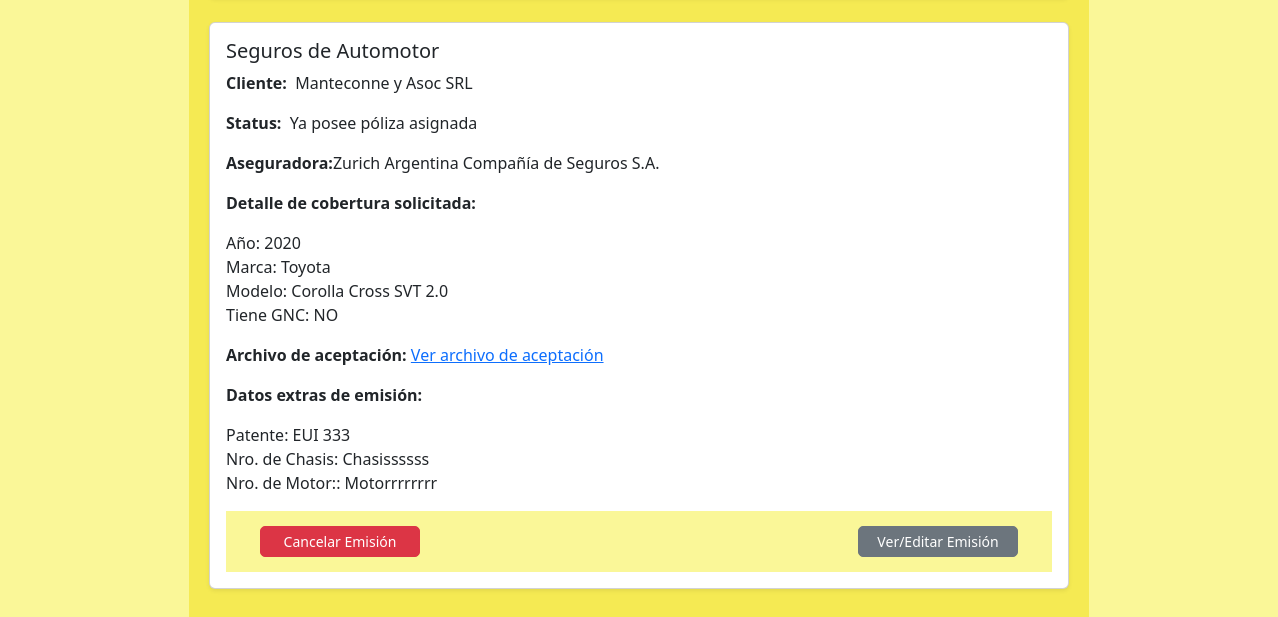
Page /staff/emisiones/list (signed in, lower part) on the earlier database version.
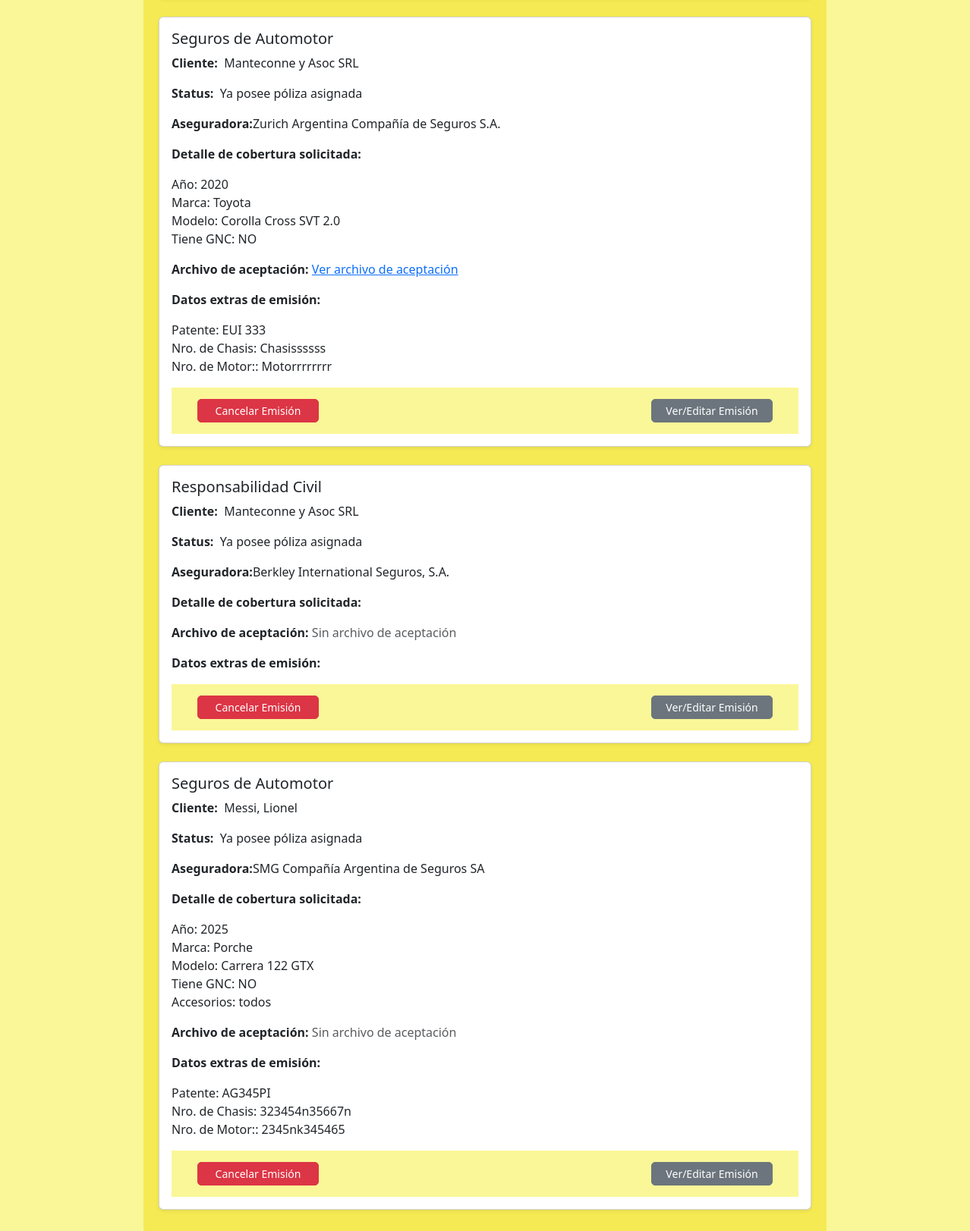
Same page on the later database version.
### EmisionesApp/models.py (models this page shows, shortened)
class Emision(models.Model):
    MAX_DIAS_SIN_POLIZA = 3
    fecha_creacion = models.DateTimeField(auto_now_add=True, verbose_name='Fecha de Creación')
    usuario_creacion = models.ForeignKey(
        'auth.User', on_delete=models.CASCADE, verbose_name='Usuario Creador',related_name='nuevas_emisiones'
    )
    Cotizacion = models.ForeignKey(Cotizacion, on_delete=models.CASCADE, verbose_name='Cotización')
    cot_cia = models.ForeignKey(CotizacionCia, on_delete=models.CASCADE, verbose_name='Cotizacion de la compañia',default=None)
    aceptacion = models.FileField(
        upload_to='aceptaciones/',
        verbose_name='Archivos de aceptación del Cliente',
        null=True, blank=True
    )
    extradata = models.TextField(verbose_name="Datos extra", null=True, blank=True)
    tiene_poliza = models.BooleanField(verbose_name="Tiene Poliza", default=False)
    cancelada = models.BooleanField(verbose_name="Solicitud Cancelada", default=False)
    fecha_cancelacion = models.DateTimeField(verbose_name='Fecha de cancelacion', null=True, blank=True)
    usuario_cancelación = models.ForeignKey(
        'auth.User', on_delete=models.CASCADE, verbose_name='Usuario Cancelador',related_name='cancelar_emisiones',
        null=True, blank=True
    )
    notas_cancelacion = models.TextField(verbose_name="Notas de cancelación", null=True, blank=True)
    observaciones = models.TextField(verbose_name="Observaciones", null=True, blank=True)
    def dict_extradata(self)->dict | None:
        if self.extradata:
            return json.loads(self.extradata)
        else:
            return None
    def str_extradata(self)->str:
        dic: dict|None = self.dict_extradata()
        aux_str = ""
        if dic:
            for clave, valor in dic.items():
                aux_str += clave + ": " + str(valor) + "\n"
        return aux_str

### CotizacionesApp/models.py (models this page shows, shortened)
class Cotizacion(models.Model):
    COTIZACION_STATUS_CHOICES = [
        ('P', 'En Preparación'),
        ('E', 'Enviada al cliente'),
        ('S', 'Solicitada Emisión'),
        ('C', 'Cancelada'),
    ]
    DIAS_MAX_PREPARACION = 5
    DIAS_MAX_RESPUESTA_CTE = 7
    rubro = models.ForeignKey(Categoria, on_delete=models.CASCADE, verbose_name="Rubro")
    cliente = models.ForeignKey(Cliente, on_delete=models.CASCADE, null=True, blank=True)
    data_cliente = models.CharField(max_length=200, null=True, blank=True)
    fecha_creacion = models.DateTimeField(auto_now_add=True, verbose_name='Fecha de Creación')
    solicitud_cotizacion = models.ForeignKey(QuotRequest,on_delete=models.CASCADE, verbose_name="Solicitud de Cotizacion")
    extradata = models.TextField(verbose_name='Detalle extra de Cotización', null=True, blank=True)
    usuario_creacion = models.ForeignKey(
        'auth.User', on_delete=models.CASCADE, verbose_name='Usuario Creador',related_name='nuevas_cotizaciones'
    )
    status = models.CharField(
        max_length=1,
        choices=COTIZACION_STATUS_CHOICES,
        default='P',
        verbose_name='Estado'
    )
    fecha_envio= models.DateTimeField(verbose_name='Fecha de envio al cliente', null=True, blank=True)
    usuario_envio= models.ForeignKey(
        'auth.User', on_delete=models.CASCADE, verbose_name='Usuario envio',related_name='cotizaciones_enviadas',
        null=True, blank=True
    )
    detalles_envio = models.TextField(verbose_name='Notas de envio', null=True, blank=True)
    fecha_sol_emision=models.DateTimeField(verbose_name='Fecha de solicitud emisión', null=True, blank=True)
    usuario_sol_emision= models.ForeignKey(
        'auth.User', on_delete=models.CASCADE, verbose_name='Usuario solicitud de emision',related_name='solicitud_emision',
        null=True, blank=True
    )
    detalles_sol_emision = models.TextField(verbose_name='Notas de solicitud de emision', null=True, blank=True)
    usuario_cancelacion = models.ForeignKey(
        'auth.User', on_delete=models.CASCADE, null=True, blank=True, verbose_name='Usuario de Finalización', related_name='cancela_cotizacion'
    )
    fecha_cancelacion = models.DateTimeField(null=True, blank=True, verbose_name='Fecha de Cancelacion')
    notas_cancelacion = models.TextField(verbose_name='Notas de cancelacion de cotizacion', null=True, blank=True)
    class Meta:
        verbose_name = 'Cotización'
        verbose_name_plural = 'Cotizaciónes'

class CotizacionCia(models.Model):
    cotizacion = models.ForeignKey(Cotizacion,on_delete=models.CASCADE, verbose_name="cotización")
    aseguradora = models.ForeignKey(Cia, on_delete=models.CASCADE, verbose_name="Compañia Aseguradora")
    fecha = models.DateField(verbose_name="Fechas de cotización")
    prima = models.FloatField(verbose_name="Prima en pesos", default=0.0)
    premio = models.FloatField(verbose_name="Premio en pesos")
    cobertura = models.CharField(max_length=15, verbose_name="Tipo de cobertura (TR, TC, etc...)", null=True, blank=True)
    numero = models.CharField(max_length=20, null=True, blank=True)

class QuotRequest(models.Model):
    QUOT_STATUS_CHOICES = [
        ('P', 'Pendiente'),
        ('F', 'Cotizada'),
        ('C', 'Cancelada'),
    ]
    DIAS_MAX_SOLICITUD = 3
    rubro = models.ForeignKey(Categoria, on_delete=models.CASCADE, verbose_name="Rubro")
    cliente = models.ForeignKey(Cliente, on_delete=models.CASCADE, null=True, blank=True)
    data_cliente = models.CharField(max_length=200, null=True, blank=True)
    fecha_creacion = models.DateTimeField(auto_now_add=True, verbose_name='Fecha de Creación')
    usuario_creacion = models.ForeignKey(
        'auth.User', on_delete=models.CASCADE, verbose_name='Usuario Creador',related_name='cotizaciones_creadas'
    )
    status = models.CharField(
        max_length=1,
        choices=QUOT_STATUS_CHOICES,
        default='P',
        verbose_name='Estado'
    )
    detalle = models.TextField(verbose_name='Detalle a cotizar', null=True, blank=True)
    extradata = models.TextField(verbose_name="Datos extra sobre el riesgo", null=True, blank=True)
    usuario_finalizacion = models.ForeignKey(
        'auth.User', on_delete=models.CASCADE, null=True, blank=True, verbose_name='Usuario de Finalización', related_name='cotizaciones_finalizadas'
    )
    fecha_finalizacion = models.DateTimeField(null=True, blank=True, verbose_name='Fecha de Finalización')
    notas_finalización = models.CharField(max_length=250, null=True, blank=True)
    class Meta:
        verbose_name = 'Solicitud de Cotización'
        verbose_name_plural = 'Solicitudes de Cotización'
    def dict_detalle(self)->dict | None:
        if self.detalle:
            return json.loads(self.detalle)
        else:
            return None
    def str_detalle(self)->str:
        dic: dict | None = self.dict_detalle()
        aux_str = ""
        if dic:
            for clave, valor in dic.items():
                if valor:
                    aux_str += clave + ": " + str(valor) + "\n"
        return aux_str

### RubrosApp/models.py (models this page shows, shortened)
class Categoria(models.Model):
    created = models.DateField(verbose_name="Fecha de pedido", auto_now_add=True)
    nombre = models.CharField(max_length=50, verbose_name="Nombre")
    alias = models.CharField(max_length=10, verbose_name="Short Alias", null=True, blank=True)
    descripcion = models.TextField(verbose_name="Descripción")
    imagen = models.ImageField(upload_to="RubrosMedia", verbose_name="Imagen")
    rubro = models.ForeignKey(RubroCat, on_delete=models.CASCADE, verbose_name="Rubro", related_name="categorias")
    class Meta:
        verbose_name="Tipo de seguro"
        verbose_name_plural="Tipos de seguro"

### ClientesApp/models.py (models this page shows, shortened)
class Cliente(models.Model):
    condicion_iva = models.CharField(max_length=2, choices=CondicionIVA.choices)
    direccion = models.ForeignKey(Address, on_delete=models.SET_NULL, null=True, blank=True)
    telefonos = models.ManyToManyField(TelefonoCte, blank=True)
    emails = models.ManyToManyField(EmailCte, blank=True)
    notas = models.TextField(blank=True)
    class Meta:
        abstract = False

class ClientePersonaJuridica(Cliente):
    razon_social = models.CharField(max_length=100)
    cuit = models.CharField(max_length=20)

class ClientePersonaFisica(Cliente):
    MAX_DIAS_CUMPLE = 15
    nombre = models.CharField(max_length=100)
    apellido = models.CharField(max_length=100)
    dni = models.CharField(max_length=20)
    fecha_nacimiento = models.DateField(blank=True, null=True)

### AseguradoraApp/models.py (models this page shows, shortened)
class Cia(models.Model):
    nombre = models.CharField(max_length=50, verbose_name="Nombre de la compañía")
    cuit = models.CharField(max_length=15, verbose_name="CUIT de la compañía")
    ciaid = models.CharField(max_length=4, verbose_name="ID de la compañía")
    activa = models.BooleanField(default=True, verbose_name="Compañía activa")
    logoUrl = models.CharField(verbose_name="URL del logo de la compañía", null=True, blank=True)
    url = models.CharField(max_length=100, verbose_name="URL de la compañía", null=True, blank=True)
    desc = models.TextField(verbose_name="Descripción de la compañía", null=True, blank=True)
    direccion = models.ForeignKey(Address, on_delete=models.CASCADE, verbose_name="Dirección de la compañía")
    class Meta:
        verbose_name="Compañía"
        verbose_name_plural="Compañías"

### EmisionesApp/views.py (the view)
# urls.py: path('list', vista_ver_emisiones, name='ver_emisiones'),
@login_required(login_url='/login/login/')
def vista_ver_emisiones(req:HttpRequest):
    FILTER_OPTIONS =[
        ("SP", "Sin Poliza"),
        ("CP", "Con Poliza"),
        ("ALL", "Todas")]
    filtro_poliza = req.GET.get('filtro_poliza','ALL')
    filtro_nombre = req.GET.get('nombre', '').strip()
    if filtro_poliza=="SP":
        emisiones = Emision.objects.filter(tiene_poliza=False)
    elif filtro_poliza=="CP":
        emisiones = Emision.objects.filter(tiene_poliza=True)
    else:
        emisiones = Emision.objects.all()
    if filtro_nombre:
        emisiones = emisiones.filter(
            Q(Cotizacion__cliente__clientepersonafisica__nombre__icontains=filtro_nombre) |
            Q(Cotizacion__cliente__clientepersonafisica__apellido__icontains=filtro_nombre) |
            Q(Cotizacion__cliente__clientepersonajuridica__razon_social__icontains=filtro_nombre)
        )
    return render(req, 'EmisionesApp/emisiones.html', {
        'emisiones':emisiones,
        'filter_options': FILTER_OPTIONS,
        'filtro_poliza': filtro_poliza,
        'filtro_nombre':filtro_nombre,
    })

### EmisionesApp/templates/EmisionesApp/emisiones.html (shortened to what this page needs)
{% extends "StaffApp/baseStaff.html" %}
{% load static %}
{% block content %}
<div class="container staff-form-container">
  <div class="mt-5">
    {% for emision in emisiones %}
      <div class="card mb-4 shadow-sm">
        <div class="card-body">
          <h5 class="card-title">{{emision.Cotizacion.rubro.nombre}}</h5>
          <p><strong>Cliente:&nbsp;</strong>
            {% if emision.Cotizacion.cliente.clientepersonafisica %}
              {{ emision.Cotizacion.cliente.clientepersonafisica.apellido }}, {{ emision.Cotizacion.cliente.clientepersonafisica.nombre }}
            {% elif emision.Cotizacion.cliente.clientepersonajuridica %}
              {{ emision.Cotizacion.cliente.clientepersonajuridica.razon_social }}
            {% endif %}</p>
          <p><strong>Status:&nbsp;</strong>
            {% if emision.tiene_poliza %}
              Ya posee póliza asignada
            {% else %}
              No posee póliza asignada
            {% endif %}
          </p>
          <p><strong>Aseguradora:</strong>{{emision.cot_cia.aseguradora.nombre}}</p>
          <p><strong>Detalle de cobertura solicitada:</strong></p>
          <p>{{emision.Cotizacion.solicitud_cotizacion.str_detalle|linebreaksbr}}</p>
          <p><strong>Archivo de aceptación:</strong>
            {% if emision.aceptacion %}
              <a href="{{ emision.aceptacion.url }} target="_blank" rel="noopener noreferrer"" target="_blank">
                Ver archivo de aceptación
              </a>
            {% else %}
              <span class="text-muted">Sin archivo de aceptación</span>
            {% endif %}
          </p>
          {% if emision.extradata %}
            <p><strong>Datos extras de emisión:</strong></p>
            <p>{{emision.str_extradata|linebreaksbr}}</p>
          {% endif %}
          <div class="d-flex justify-content-between staff-botonera-fichas">
            <button type="button" class="btn btn-danger btn-sm custom-btn-ficha btn-cancelar mx-4"
              data-bs-cot-id="{{ emision.id}}">
              Cancelar Emisión
            </button>
            <button type="button" class="btn btn-secondary btn-sm custom-btn-ficha btn-editar mx-4"
              data-bs-cot-id="{{ emision.id }}">
              Ver/Editar Emisión
            </button>
          </div>
        </div>
      </div>
    {% empty %}
      <div class="alert alert-info mt-2">
        No hay Solicitudes de emisión que mostrar
      </div>
    {% endfor %}
  </div>
</div>
{% endblock %}

Differences in the rows shown:
added Emision: Cotizacion.rubro.nombre "Responsabilidad Civil", Cotizacion.cliente.clientepersonajuridica.razon_social "Manteconne y Asoc SRL", tiene_poliza "Ya posee póliza asignada", cot_cia.aseguradora.nombre "Berkley International Seguros, S.A.", aceptacion "Sin archivo de aceptación"
added Emision: Cotizacion.rubro.nombre "Seguros de Automotor", Cotizacion.cliente.clientepersonafisica.apellido "Messi", Cotizacion.cliente.clientepersonafisica.nombre "Lionel", tiene_poliza "Ya posee póliza asignada", cot_cia.aseguradora.nombre "SMG Compañía Argentina de Seguros SA", Cotizacion.solicitud_cotizacion.str_detalle "Año: 2025 Marca: Porche Modelo: Carrera 122 GTX Tiene GNC: NO Accesorios: todos", aceptacion "Sin archivo de aceptación", str_extradata "Patente: AG345PI Nro. de Chasis: 323454n35667n Nro. de Motor:: 2345nk345465"
